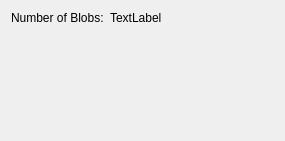
<?xml version="1.0" encoding="UTF-8"?>
<ui version="4.0">
 <class>Form</class>
 <widget class="QWidget" name="RelativeImportTestChild">
  <property name="geometry">
   <rect>
    <x>0</x>
    <y>0</y>
    <width>285</width>
    <height>141</height>
   </rect>
  </property>
  <property name="windowTitle">
   <string>Child</string>
  </property>
  <layout class="QVBoxLayout" name="verticalLayout">
   <item>
    <layout class="QFormLayout" name="formLayout">
     <item row="0" column="0">
      <widget class="QLabel" name="label">
       <property name="text">
        <string>Number of Blobs:</string>
       </property>
      </widget>
     </item>
     <item row="0" column="1">
      <widget class="QLabel" name="numBlobsLabel">
       <property name="text">
        <string>TextLabel</string>
       </property>
      </widget>
     </item>
    </layout>
   </item>
  </layout>
 </widget>
 <resources/>
 <connections/>
</ui>
